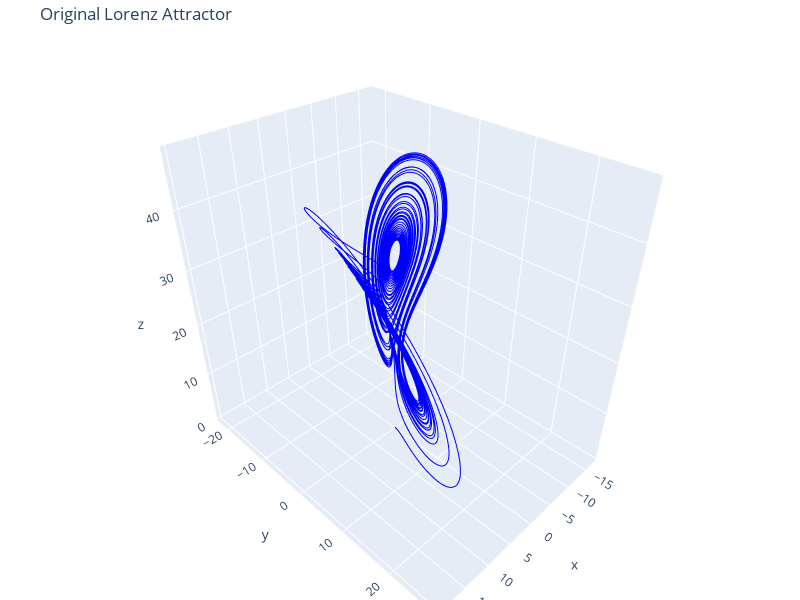

Here is the notebook cell this chart was saved with:
### Code cell
# Create an interactive Plotly graph
fig = go.Figure(data=[go.Scatter3d(
    x=sol.y[0],
    y=sol.y[1],
    z=sol.y[2],
    mode='lines',
    line=dict(color='blue', width=2)
)])

# Configure the layout of the graph
fig.update_layout(
    title="Original Lorenz Attractor",
    scene=dict(
        xaxis_title='x',
        yaxis_title='y',
        zaxis_title='z'
    ),
    width=800,
    height=600,
    margin=dict(l=0, r=0, b=0, t=40)
)

# Display the graph
fig.show()

### Figure 1 — Plotly figure (JSON) as saved in the notebook; plotly's stock layout.template omitted (floating-point values rounded to 4 significant figures; data arrays with more than 128 entries replaced by an {"elided": "..."} marker saying what was removed)
{"data": [{"line": {"color": "blue", "width": 2}, "mode": "lines", "type": "scatter3d", "x": {"elided": "10000 float values"}, "y": {"elided": "10000 float values"}, "z": {"elided": "10000 float values"}}], "layout": {"height": 600, "margin": {"b": 0, "l": 0, "r": 0, "t": 40}, "scene": {"xaxis": {"title": {"text": "x"}}, "yaxis": {"title": {"text": "y"}}, "zaxis": {"title": {"text": "z"}}}, "title": {"text": "Original Lorenz Attractor"}, "width": 800}}
